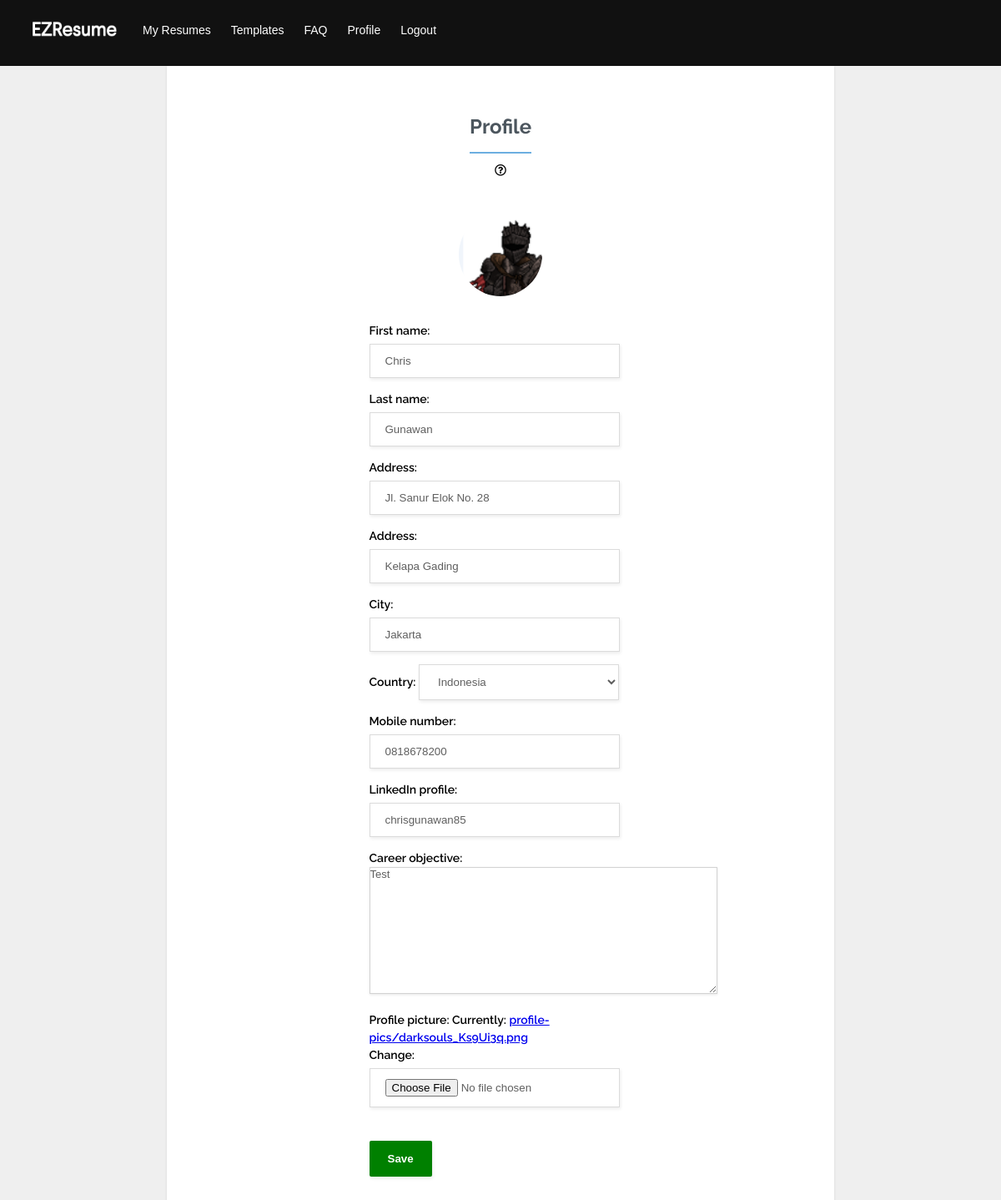
Screenshot of /app/edit-profile/ (signed in) with the database file from the repository.
### users/models.py (models this page shows, shortened)
class User(AbstractUser):
    is_paying_customer = models.BooleanField(default=False)
    created_at = models.DateTimeField(auto_now_add=True, editable=False)
    updated_at = models.DateTimeField(auto_now=True)

class Profile(models.Model):
    user = models.OneToOneField(User, on_delete=models.CASCADE)
    phone_number = models.CharField(max_length=255, blank=True)
    address = models.CharField(max_length=255, blank=True)
    address2 = models.CharField(max_length=255, blank=True)
    city = models.CharField(max_length=255, blank=True)
    country = CountryField(blank_label='(Select country)', blank=True)
    linked_in = models.CharField(max_length=255, blank=True)
    objective = models.TextField(blank=True)
    profile_pic = models.ImageField(default="profile-pics/default.jpg/", upload_to="profile-pics")

### resumes/views.py (the view)
# urls.py: path('edit-profile/', views.edit_profile, name='edit-profile'),
@login_required()
def edit_profile(request):
    if request.method == 'POST':
        u_form = CustomUserChangeForm(request.POST, instance=request.user)
        p_form = ProfileUpdateForm(request.POST, request.FILES, instance=request.user.profile)
        if u_form.is_valid() and p_form.is_valid():
            u_form.save()
            p_form.save()
            messages.success(request, 'Your profile has been saved!')
            return HttpResponseRedirect(reverse('resumes:edit-profile'))
    else:
        u_form = CustomUserChangeForm(instance=request.user)
        p_form = ProfileUpdateForm(instance=request.user.profile)
    context = {'p_form': p_form,
               'u_form': u_form,
               }
    return render(request, 'resumes/profile.html', context)

### users/forms.py
class CustomUserChangeForm(forms.ModelForm):
    class Meta:
        model = User
        fields = ('first_name', 'last_name', )
        widgets = {'first_name': TextInput(attrs={'placeholder': 'What is your first name?'}),
                   'last_name': TextInput(attrs={'placeholder': 'What is your last name?'}), }

### resumes/templates/resumes/profile.html (shortened to what this page needs)
{% extends 'resumes/layout.html' %}
{% load static %}
{% block content %}
<form class="form-labels-on-top" method="POST" enctype="multipart/form-data">
    <div class="form-title-row">
        <h1>Profile</h1>
        <div class="tooltip">
            <i class="far fa-question-circle"></i>
        </div>
    </div>
    <div class="image-cropper">
        <img src="{{ user.profile.profile_pic.url }}">
    </div>
    <div class="form-row">
        {{ u_form.as_p }}
        {{ p_form.as_p }}
    </div>
    <div class="form-row">
        <button type="submit">Save</button>
    </div>
</form>
{% endblock %}

### resumes/static/resumes/css/main.css (style rules this page uses)
* { margin: 0; padding: 0; box-sizing: border-box; }
html { background-color: #efefef; }
body { font:14px/1.5 'Raleway', sans-serif; margin:0; }
.form-labels-on-top { box-sizing: border-box; font-weight: 600; max-width: 800px; margin: 0 auto; padding: 55px; background-color: #ffffff; box-shadow: 0 1px 3px 0 rgba(0, 0, 0, 0.1); text-align: center; }
.form-labels-on-top .form-row { text-align: left; max-width: 315px; margin: 25px auto 0; }
.form-labels-on-top .form-title-row { margin: 0 auto 40px; }
.form-labels-on-top h1 { display: inline-block; box-sizing: border-box; color: #4C565E; font-size: 24px; padding: 0 0 12px 0; margin: 0; border-bottom: 2px solid #6CAEE0; }
.form-labels-on-top input { color: #5f5f5f; box-sizing: border-box; width: 300px; box-shadow: 1px 2px 4px 0 rgba(0, 0, 0, 0.08); padding: 12px 18px; border: 1px solid #dbdbdb; margin-top: 5px; }
.form-labels-on-top select { background-color: #ffffff; color: #5f5f5f; box-sizing: border-box; width: 240px; box-shadow: 1px 2px 4px 0 rgba(0, 0, 0, 0.08); padding: 12px 18px; border: 1px solid #dbdbdb; }
.form-labels-on-top button { border-radius: 2px; background-color: green; color: #ffffff; font-weight: bold; box-shadow: 1px 2px 4px 0 rgba(0, 0, 0, 0.08); padding: 14px 22px; border: 0; margin-top: 15px; }
.form-row p { margin-bottom: 15px; }
.image-cropper { width: 100px; height: 100px; position: relative; overflow: hidden; border-radius: 50%; display: inline-block; }
.image-cropper img { display: inline; margin: 0 auto; height: 100%; width: auto; }
.objective-box { font-family: "Raleway-Regular", sans-serif; font-size: 13px; color: #5f5f5f; border: 1px solid lightgray; box-shadow: 0 1px 3px 0 rgba(0, 0, 0, 0.1); }
.tooltip { position: relative; display: block; padding-top: 10px; }

### rows the page displays
User: profile.profile_pic (picture), first_name "Chris", last_name "Gunawan"
Profile: address "Jl. Sanur Elok No. 28", address2 "Kelapa Gading", city "Jakarta", country "Indonesia", phone_number "0818678200", linked_in "chrisgunawan85", objective "Test"
